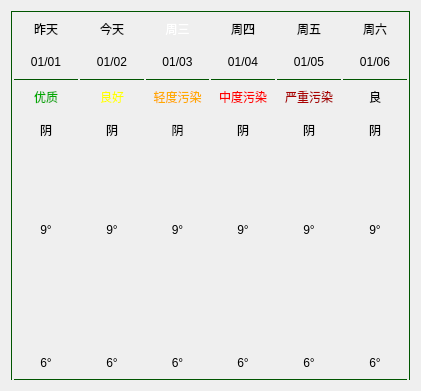
     <widget class="QWidget" name="layoutWidget_2">
      <property name="geometry">
       <rect>
        <x>370</x>
        <y>50</y>
        <width>421</width>
        <height>391</height>
       </rect>
      </property>
      <layout class="QGridLayout" name="gridLayout_3">
       <property name="horizontalSpacing">
        <number>2</number>
       </property>
       <property name="verticalSpacing">
        <number>0</number>
       </property>
       <item row="1" column="2">
        <widget class="QLabel" name="week1Lb">
         <property name="styleSheet">
          <string notr="true"/>
         </property>
         <property name="text">
          <string>今天</string>
         </property>
         <property name="alignment">
          <set>Qt::AlignCenter</set>
         </property>
        </widget>
       </item>
       <item row="2" column="3">
        <widget class="QLabel" name="date2Lb">
         <property name="text">
          <string>01/03</string>
         </property>
         <property name="alignment">
          <set>Qt::AlignCenter</set>
         </property>
        </widget>
       </item>
       <item row="2" column="4">
        <widget class="QLabel" name="date3Lb">
         <property name="text">
          <string>01/04</string>
         </property>
         <property name="alignment">
          <set>Qt::AlignCenter</set>
         </property>
        </widget>
       </item>
       <item row="2" column="1">
        <widget class="QLabel" name="date0Lb">
         <property name="styleSheet">
          <string notr="true">\</string>
         </property>
         <property name="text">
          <string>01/01</string>
         </property>
         <property name="alignment">
          <set>Qt::AlignCenter</set>
         </property>
        </widget>
       </item>
       <item row="1" column="4">
        <widget class="QLabel" name="week3Lb">
         <property name="text">
          <string>周四</string>
         </property>
         <property name="alignment">
          <set>Qt::AlignCenter</set>
         </property>
        </widget>
       </item>
       <item row="2" column="5">
        <widget class="QLabel" name="date4Lb">
         <property name="text">
          <string>01/05</string>
         </property>
         <property name="alignment">
          <set>Qt::AlignCenter</set>
         </property>
        </widget>
       </item>
       <item row="2" column="2">
        <widget class="QLabel" name="date1Lb">
         <property name="styleSheet">
          <string notr="true"/>
         </property>
         <property name="text">
          <string>01/02</string>
         </property>
         <property name="alignment">
          <set>Qt::AlignCenter</set>
         </property>
        </widget>
       </item>
       <item row="1" column="5">
        <widget class="QLabel" name="week4Lb">
         <property name="text">
          <string>周五</string>
         </property>
         <property name="alignment">
          <set>Qt::AlignCenter</set>
         </property>
        </widget>
       </item>
       <item row="1" column="6">
        <widget class="QLabel" name="week5Lb">
         <property name="text">
          <string>周六</string>
         </property>
         <property name="alignment">
          <set>Qt::AlignCenter</set>
         </property>
        </widget>
       </item>
       <item row="4" column="3">
        <widget class="QLabel" name="quality2Lb">
         <property name="styleSheet">
          <string notr="true">color: rgb(255, 170, 0);</string>
         </property>
         <property name="text">
          <string>轻度污染</string>
         </property>
         <property name="alignment">
          <set>Qt::AlignCenter</set>
         </property>
        </widget>
       </item>
       <item row="4" column="2">
        <widget class="QLabel" name="quality1Lb">
         <property name="styleSheet">
          <string notr="true">color: rgb(255, 255, 0);</string>
         </property>
         <property name="text">
          <string>良好</string>
         </property>
         <property name="alignment">
          <set>Qt::AlignCenter</set>
         </property>
        </widget>
       </item>
       <item row="4" column="1">
        <widget class="QLabel" name="quality0Lb">
         <property name="styleSheet">
          <string notr="true">color: rgb(0, 170, 0);</string>
         </property>
         <property name="frameShape">
          <enum>QFrame::NoFrame</enum>
         </property>
         <property name="frameShadow">
          <enum>QFrame::Sunken</enum>
         </property>
         <property name="text">
          <string>优质</string>
         </property>
         <property name="alignment">
          <set>Qt::AlignCenter</set>
         </property>
        </widget>
       </item>
       <item row="1" column="3">
        <widget class="QLabel" name="week2Lb">
         <property name="styleSheet">
          <string notr="true">color: rgb(255, 255, 255);
font: 25 10pt &quot;Microsoft YaHei&quot;;</string>
         </property>
         <property name="text">
          <string>周三</string>
         </property>
         <property name="alignment">
          <set>Qt::AlignCenter</set>
         </property>
        </widget>
       </item>
       <item row="9" column="1" rowspan="3" colspan="6">
        <widget class="QLabel" name="curveLb">
         <property name="styleSheet">
          <string notr="true"/>
         </property>
         <property name="text">
          <string/>
         </property>
         <property name="alignment">
          <set>Qt::AlignCenter</set>
         </property>
        </widget>
       </item>
       <item row="12" column="5">
        <widget class="QLabel" name="low4Lb">
         <property name="text">
          <string>6°</string>
         </property>
         <property name="alignment">
          <set>Qt::AlignCenter</set>
         </property>
        </widget>
       </item>
       <item row="12" column="1">
        <widget class="QLabel" name="low0Lb">
         <property name="text">
          <string>6°</string>
         </property>
         <property name="alignment">
          <set>Qt::AlignCenter</set>
         </property>
        </widget>
       </item>
       <item row="12" column="2">
        <widget class="QLabel" name="low1Lb">
         <property name="text">
          <string>6°</string>
         </property>
         <property name="alignment">
          <set>Qt::AlignCenter</set>
         </property>
        </widget>
       </item>
       <item row="3" column="6">
        <widget class="Line" name="hLine_8">
         <property name="maximumSize">
          <size>
           <width>16777215</width>
           <height>1</height>
          </size>
         </property>
         <property name="styleSheet">
          <string notr="true">background-color: rgb(0, 85, 0);</string>
         </property>
         <property name="lineWidth">
          <number>0</number>
         </property>
         <property name="orientation">
          <enum>Qt::Horizontal</enum>
         </property>
        </widget>
       </item>
       <item row="12" column="6">
        <widget class="QLabel" name="low5Lb">
         <property name="text">
          <string>6°</string>
         </property>
         <property name="alignment">
          <set>Qt::AlignCenter</set>
         </property>
        </widget>
       </item>
       <item row="3" column="2">
        <widget class="Line" name="hLine_4">
         <property name="minimumSize">
          <size>
           <width>0</width>
           <height>0</height>
          </size>
         </property>
         <property name="maximumSize">
          <size>
           <width>16777215</width>
           <height>1</height>
          </size>
         </property>
         <property name="styleSheet">
          <string notr="true">background-color: rgb(0, 85, 0);</string>
         </property>
         <property name="lineWidth">
          <number>0</number>
         </property>
         <property name="orientation">
          <enum>Qt::Horizontal</enum>
         </property>
        </widget>
       </item>
       <item row="3" column="3">
        <widget class="Line" name="hLine_5">
         <property name="maximumSize">
          <size>
           <width>16777215</width>
           <height>1</height>
          </size>
         </property>
         <property name="styleSheet">
          <string notr="true">background-color: rgb(0, 85, 0);</string>
         </property>
         <property name="lineWidth">
          <number>0</number>
         </property>
         <property name="orientation">
          <enum>Qt::Horizontal</enum>
         </property>
        </widget>
       </item>
       <item row="0" column="0" colspan="8">
        <widget class="Line" name="hLine_2">
         <property name="maximumSize">
          <size>
           <width>16777215</width>
           <height>1</height>
          </size>
         </property>
         <property name="styleSheet">
          <string notr="true">background-color: rgb(0, 85, 0);</string>
         </property>
         <property name="lineWidth">
          <number>0</number>
         </property>
         <property name="orientation">
          <enum>Qt::Horizontal</enum>
         </property>
        </widget>
       </item>
       <item row="6" column="4" rowspan="2">
        <widget class="QLabel" name="typeIco3Lb">
         <property name="styleSheet">
          <string notr="true">image: url(:/night/night/雾.png);</string>
         </property>
         <property name="text">
          <string/>
         </property>
         <property name="alignment">
          <set>Qt::AlignCenter</set>
         </property>
        </widget>
       </item>
       <item row="1" column="7" rowspan="13">
        <widget class="Line" name="vLine_3">
         <property name="maximumSize">
          <size>
           <width>1</width>
           <height>16777215</height>
          </size>
         </property>
         <property name="styleSheet">
          <string notr="true">background-color: rgb(0, 85, 0);</string>
         </property>
         <property name="lineWidth">
          <number>0</number>
         </property>
         <property name="orientation">
          <enum>Qt::Vertical</enum>
         </property>
        </widget>
       </item>
       <item row="6" column="6" rowspan="2">
        <widget class="QLabel" name="typeIco5Lb">
         <property name="styleSheet">
          <string notr="true">image: url(:/day/day/强沙尘暴.png);</string>
         </property>
         <property name="text">
          <string/>
         </property>
         <property name="alignment">
          <set>Qt::AlignCenter</set>
         </property>
        </widget>
       </item>
       <item row="6" column="5" rowspan="2">
        <widget class="QLabel" name="typeIco4Lb">
         <property name="styleSheet">
          <string notr="true">image: url(:/day/day/阵雨.png);</string>
         </property>
         <property name="text">
          <string/>
         </property>
         <property name="alignment">
          <set>Qt::AlignCenter</set>
         </property>
        </widget>
       </item>
       <item row="3" column="4">
        <widget class="Line" name="hLine_6">
         <property name="maximumSize">
          <size>
           <width>16777215</width>
           <height>1</height>
          </size>
         </property>
         <property name="styleSheet">
          <string notr="true">background-color: rgb(0, 85, 0);</string>
         </property>
         <property name="lineWidth">
          <number>0</number>
         </property>
         <property name="orientation">
          <enum>Qt::Horizontal</enum>
         </property>
        </widget>
       </item>
       <item row="3" column="5">
        <widget class="Line" name="hLine_7">
         <property name="maximumSize">
          <size>
           <width>16777215</width>
           <height>1</height>
          </size>
         </property>
         <property name="styleSheet">
          <string notr="true">background-color: rgb(0, 85, 0);</string>
         </property>
         <property name="lineWidth">
          <number>0</number>
         </property>
         <property name="orientation">
          <enum>Qt::Horizontal</enum>
         </property>
        </widget>
       </item>
       <item row="1" column="1">
        <widget class="QLabel" name="week0Lb">
         <property name="styleSheet">
          <string notr="true"/>
         </property>
         <property name="text">
          <string>昨天</string>
         </property>
         <property name="alignment">
          <set>Qt::AlignCenter</set>
         </property>
        </widget>
       </item>
       <item row="13" column="1" colspan="6">
        <widget class="Line" name="hLine_9">
         <property name="maximumSize">
          <size>
           <width>16777215</width>
           <height>1</height>
          </size>
         </property>
         <property name="styleSheet">
          <string notr="true">background-color: rgb(0, 85, 0);</string>
         </property>
         <property name="lineWidth">
          <number>0</number>
         </property>
         <property name="orientation">
          <enum>Qt::Horizontal</enum>
         </property>
        </widget>
       </item>
       <item row="1" column="0" rowspan="13">
        <widget class="Line" name="vLine_2">
         <property name="maximumSize">
          <size>
           <width>1</width>
           <height>16777215</height>
          </size>
         </property>
         <property name="styleSheet">
          <string notr="true">background-color: rgb(0, 85, 0);</string>
         </property>
         <property name="lineWidth">
          <number>0</number>
         </property>
         <property name="orientation">
          <enum>Qt::Vertical</enum>
         </property>
        </widget>
       </item>
       <item row="3" column="1">
        <widget class="Line" name="hLine_3">
         <property name="minimumSize">
          <size>
           <width>0</width>
           <height>0</height>
          </size>
         </property>
         <property name="maximumSize">
          <size>
           <width>16777215</width>
           <height>1</height>
          </size>
         </property>
         <property name="styleSheet">
          <string notr="true">background-color: rgb(0, 85, 0);</string>
         </property>
         <property name="lineWidth">
          <number>0</number>
         </property>
         <property name="orientation">
          <enum>Qt::Horizontal</enum>
         </property>
        </widget>
       </item>
       <item row="2" column="6">
        <widget class="QLabel" name="date5Lb">
         <property name="text">
          <string>01/06</string>
         </property>
         <property name="alignment">
          <set>Qt::AlignCenter</set>
         </property>
        </widget>
       </item>
       <item row="4" column="5">
        <widget class="QLabel" name="quality4Lb">
         <property name="styleSheet">
          <string notr="true">color: rgb(170, 0, 0);</string>
         </property>
         <property name="text">
          <string>严重污染</string>
         </property>
         <property name="alignment">
          <set>Qt::AlignCenter</set>
         </property>
        </widget>
       </item>
       <item row="4" column="4">
        <widget class="QLabel" name="quality3Lb">
         <property name="styleSheet">
          <string notr="true">color: rgb(255, 0, 0);</string>
         </property>
         <property name="text">
          <string>中度污染</string>
         </property>
         <property name="alignment">
          <set>Qt::AlignCenter</set>
         </property>
        </widget>
       </item>
       <item row="4" column="6">
        <widget class="QLabel" name="quality5Lb">
         <property name="text">
          <string>良</string>
         </property>
         <property name="alignment">
          <set>Qt::AlignCenter</set>
         </property>
        </widget>
       </item>
       <item row="5" column="1">
        <widget class="QLabel" name="type0Lb">
         <property name="styleSheet">
          <string notr="true"/>
         </property>
         <property name="text">
          <string>阴</string>
         </property>
         <property name="alignment">
          <set>Qt::AlignCenter</set>
         </property>
        </widget>
       </item>
       <item row="5" column="4">
        <widget class="QLabel" name="type3Lb">
         <property name="text">
          <string>阴</string>
         </property>
         <property name="alignment">
          <set>Qt::AlignCenter</set>
         </property>
        </widget>
       </item>
       <item row="5" column="2">
        <widget class="QLabel" name="type1Lb">
         <property name="styleSheet">
          <string notr="true"/>
         </property>
         <property name="text">
          <string>阴</string>
         </property>
         <property name="alignment">
          <set>Qt::AlignCenter</set>
         </property>
        </widget>
       </item>
       <item row="5" column="5">
        <widget class="QLabel" name="type4Lb">
         <property name="text">
          <string>阴</string>
         </property>
         <property name="alignment">
          <set>Qt::AlignCenter</set>
         </property>
        </widget>
       </item>
       <item row="5" column="3">
        <widget class="QLabel" name="type2Lb">
         <property name="styleSheet">
          <string notr="true"/>
         </property>
         <property name="text">
          <string>阴</string>
         </property>
         <property name="alignment">
          <set>Qt::AlignCenter</set>
         </property>
        </widget>
       </item>
       <item row="5" column="6">
        <widget class="QLabel" name="type5Lb">
         <property name="text">
          <string>阴</string>
         </property>
         <property name="alignment">
          <set>Qt::AlignCenter</set>
         </property>
        </widget>
       </item>
       <item row="8" column="1">
        <widget class="QLabel" name="high0Lb">
         <property name="text">
          <string>9°</string>
         </property>
         <property name="alignment">
          <set>Qt::AlignCenter</set>
         </property>
        </widget>
       </item>
       <item row="6" column="3" rowspan="2">
        <widget class="QLabel" name="typeIco2Lb">
         <property name="styleSheet">
          <string notr="true">image: url(:/day/day/晴.png);</string>
         </property>
         <property name="text">
          <string/>
         </property>
         <property name="alignment">
          <set>Qt::AlignCenter</set>
         </property>
        </widget>
       </item>
       <item row="6" column="2" rowspan="2">
        <widget class="QLabel" name="typeIco1Lb">
         <property name="styleSheet">
          <string notr="true">image: url(:/day/day/大暴雨到特大暴雨.png);</string>
         </property>
         <property name="text">
          <string/>
         </property>
         <property name="alignment">
          <set>Qt::AlignCenter</set>
         </property>
        </widget>
       </item>
       <item row="8" column="3">
        <widget class="QLabel" name="high2Lb">
         <property name="text">
          <string>9°</string>
         </property>
         <property name="alignment">
          <set>Qt::AlignCenter</set>
         </property>
        </widget>
       </item>
       <item row="6" column="1" rowspan="2">
        <widget class="QLabel" name="typeIco0Lb">
         <property name="styleSheet">
          <string notr="true">image: url(:/day/day/小雨.png);
</string>
         </property>
         <property name="text">
          <string/>
         </property>
         <property name="alignment">
          <set>Qt::AlignCenter</set>
         </property>
        </widget>
       </item>
       <item row="8" column="6">
        <widget class="QLabel" name="high5Lb">
         <property name="text">
          <string>9°</string>
         </property>
         <property name="alignment">
          <set>Qt::AlignCenter</set>
         </property>
        </widget>
       </item>
       <item row="8" column="5">
        <widget class="QLabel" name="high4Lb">
         <property name="text">
          <string>9°</string>
         </property>
         <property name="alignment">
          <set>Qt::AlignCenter</set>
         </property>
        </widget>
       </item>
       <item row="8" column="4">
        <widget class="QLabel" name="high3Lb">
         <property name="text">
          <string>9°</string>
         </property>
         <property name="alignment">
          <set>Qt::AlignCenter</set>
         </property>
        </widget>
       </item>
       <item row="12" column="3">
        <widget class="QLabel" name="low2Lb">
         <property name="text">
          <string>6°</string>
         </property>
         <property name="alignment">
          <set>Qt::AlignCenter</set>
         </property>
        </widget>
       </item>
       <item row="12" column="4">
        <widget class="QLabel" name="low3Lb">
         <property name="text">
          <string>6°</string>
         </property>
         <property name="alignment">
          <set>Qt::AlignCenter</set>
         </property>
        </widget>
       </item>
       <item row="8" column="2">
        <widget class="QLabel" name="high1Lb">
         <property name="text">
          <string>9°</string>
         </property>
         <property name="alignment">
          <set>Qt::AlignCenter</set>
         </property>
        </widget>
       </item>
      </layout>
     </widget>
